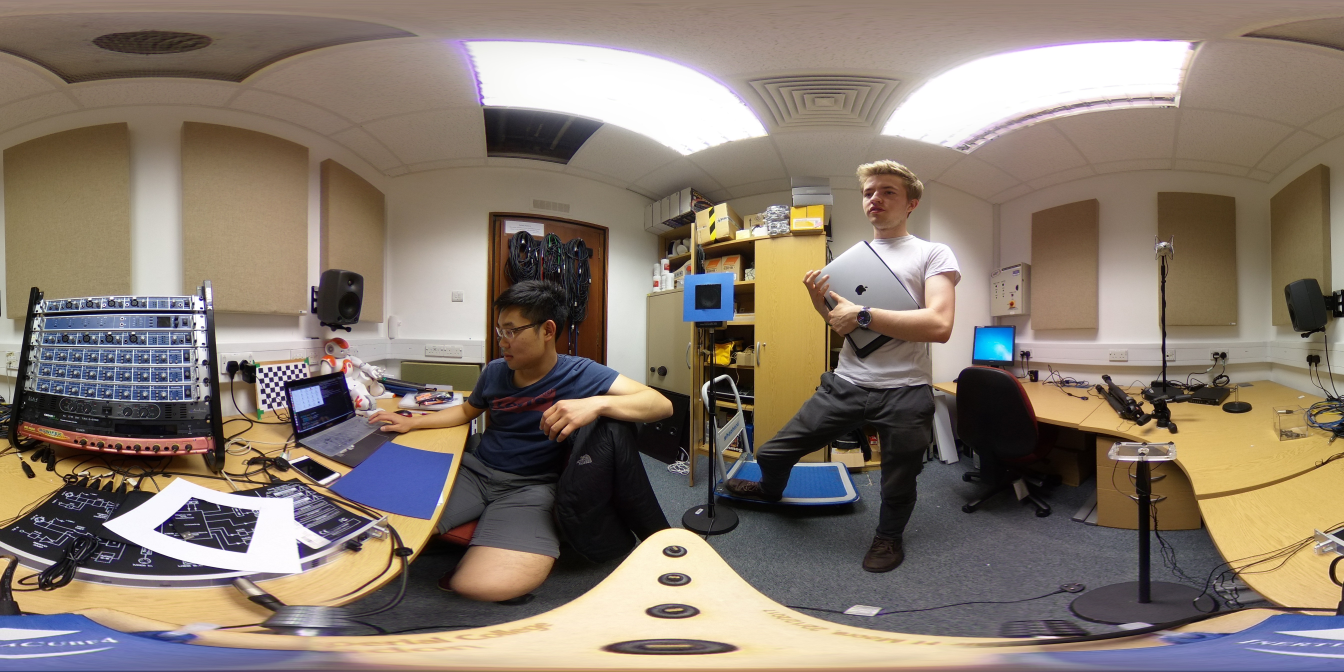
#> input picture src/images/process/raw_image.jpg, 5376 x 2688 px, found by its file name (shown at 1/4 size)
$ python main_marker.py   (older library calls are emulated)
#> lines starting #> are read from the running program, lines starting #| are printed output that depends on the picture; after the words box and inside, x2 and y2 are one past the last pixel; in counts of white or black regions, pixels touching at a corner belong together
#> further down, img is the input picture: shape (2688, 5376, 3); mean B, G, R 110.9, 122.7, 135.6
### src/toolbox.py
######################################### Toolbox ########################################
import numpy as np
import cv2

# For remap function
from numpy import pi
from PIL import Image
import sys

# For perspective shift function:
import os

################ Global Variables ################
font = cv2.FONT_HERSHEY_SIMPLEX

################ Functions ################

######## Horizontal Plane Speaker Detection ########
def setEdgeParameters(img):
	# Description: Adaptive thresholds for Canny Edge Detection
	# Input: Image
	# Output: Upper and Lower thresholds for Canny Edge Detection

	sigma = 0.33
	v = np.median(img)
	lower_threshold = int(max(0, (1.0 - sigma) * v))
	upper_threshold = int(min(255, (1.0 + sigma) * v))

	return lower_threshold, upper_threshold

def getPosition(contour):
	# Description: Obtains the x and y pixel of center of contour
	# Input: Contour
	# Output: Pixel position of contour's center

	M = cv2.moments(contour)
	if M['m00']!=0:
		cX = int(M['m10']/M['m00'])
		cY = int(M['m01']/M['m00'])
	else:
		cX, cY = 0, 0
	return cX, cY

def displayText(img, contour, pixel_threshold):
	# Description: Displays speaker's pixel position on screen
	# Input: Image, contour, current_pixel_threshold

	cX, cY = getPosition(contour)
	position_text = "Speaker Position: " + str(getPosition(contour))
	cv2.putText(img, position_text, (cX, cY - 15), font, 0.5, (0,0,255), 2)
	cv2.putText(img, "x", (cX, cY), font, 0.5, (0, 255, 0), 1)
	cv2.putText(img, str(pixel_threshold), (cX, cY - 30), font, 0.5, (0,0,255), 2)

def getTrueAzimuth(theta, phi, pixel_position):
	# Description: Translates xy pixel positions along with camera directions into true azimuths
	# Input: Camera direction and pixel positions in those directions
	# Output: True Azimuth and Inclination

	# RICOH Theta Resolution: 5376x2688 pixels
	x, y = pixel_position
	pixel_center_x = 638 #653 #672


	### Calculating Azimuth:
	#14.93 pixels = 1 azimuth degree
	pixel_azimuth = x - pixel_center_x

	if theta == 0: # If looking directly forward
		if pixel_azimuth > 0: # Right half of perspective
			azimuth = round((pixel_azimuth/14.93), 2)

		elif pixel_azimuth < 0: # Left half of perspective
			azimuth = round((pixel_azimuth/14.93), 2) + 360

		else:
			azimuth = theta

	elif theta != 0: # If looking any other direction
		if pixel_azimuth > 0: # Right half of perspective
			azimuth = round((pixel_azimuth/14.93), 2) + theta

		elif pixel_azimuth < 0: # Left half of perspective
			azimuth = round((pixel_azimuth/14.93), 2) + theta

		else:
			azimuth = theta

	return azimuth

def getTrueElevation(theta, phi, pixel_position):
	x, y = pixel_position
	pixel_center_y = 664 #675 #672

	### Calculating Elevation:
	# 14.93 pixels = 1 elevation degree
	pixel_elevation = pixel_center_y - y # Since the pixel index starts from top to bottom

	if pixel_elevation > 0: # Top half of perspective
		elevation = round((pixel_elevation/14.93), 2) + phi

	elif pixel_elevation < 0: # Bottom half of perspective
		elevation = round((pixel_elevation/14.93), 2) + phi

	else:
		elevation = phi

	return elevation

# [36 lines left out: functions extendImage, filterSpeakerColour, not called in this run]

def findSpeaker(contour):
	# Description: Algorithm to find distinguish speaker contour
	# Input: Contour
	# Output: foundSpeaker flag and contour

	perimeter = cv2.arcLength(contour, True)
	epsilon = 0.01*perimeter
	approx = cv2.approxPolyDP(contour, epsilon, True)

	if len(approx) == 4:
		(x,y,w,h) = cv2.boundingRect(approx)
		aspect_ratio = w/float(h)
		area = cv2.contourArea(contour)
		hullArea = cv2.contourArea(cv2.convexHull(contour))
		solidity = area/float(hullArea)

		# Check for Flags:
		keepSolidity = solidity > 0.9
		keepAspectRatio = aspect_ratio >= 0.95 and aspect_ratio <= 1.1
		keepDims = w > 50 and h > 50

		# Found Speaker:
		if keepAspectRatio and keepSolidity and keepDims:
			return True, [approx]
		else:
			return False, []
	else:
		return False, []

def detectSpeaker(img, troubleshoot_flag):
	# Description: Does a binary intensity sweep to detect and outline speaker in the image;
	#			   Troubleshoot flag used to trigger canny edge and removes loop break after finding speaker
	# Input: Image, Troubleshoot Flag (True or False)
	# Output: Pixel position (1x2 array), Contour Area

	# Initialisation:
	cv2.namedWindow('output_img', cv2.WINDOW_NORMAL)
	cv2.resizeWindow('output_img', 1000, 800)

	if (troubleshoot_flag == True):
		cv2.namedWindow('output_edged', cv2.WINDOW_NORMAL) # Canny Edge Window Initialisation
		cv2.resizeWindow('output_edged', 1000, 800)
		cv2.namedWindow('filtered', cv2.WINDOW_NORMAL) # Colour Filter Window Initialisation
		cv2.resizeWindow('filtered', 1000, 800)

	pixel_threshold = 10
	foundSpeaker = False
	canny_low, canny_high = setEdgeParameters(img)

	# Image Pre-processing:
	gray_img = cv2.cvtColor(img, cv2.COLOR_BGR2GRAY)
	blurred = cv2.GaussianBlur(gray_img, (5,5), 0)

	# Speaker Detection Loop:
	# Troubleshooting Routine
	if (troubleshoot_flag == True):
		while(pixel_threshold != 256):
			# Binary intensity sweep
			ret, th1 = cv2.threshold(blurred, pixel_threshold, 255, cv2.THRESH_BINARY_INV)

			# Canny Edge Detection post-binary sweep
			edged = cv2.Canny(th1, canny_low, canny_high)
			edged = cv2.dilate(edged, None, iterations = 1)
			edged = cv2.erode(edged, None, iterations = 1)

			# Display Canny Edge Changes
			cv2.imshow('output_edged', edged)

			# Display filtered image
			cv2.imshow('filtered', img)

			# Find Contours:
			output, contours, hierarchy = cv2.findContours(
												edged,
												cv2.RETR_EXTERNAL,
												cv2.CHAIN_APPROX_SIMPLE
												)
			# https://docs.opencv.org/3.4.0/d9/d8b/tutorial_py_contours_hierarchy.html

			# Loop through all contours to find possible contours of speaker
			for c in contours:
				foundSpeaker, approx = findSpeaker(c)

				if foundSpeaker:
					cv2.drawContours(img, approx, -1, (0,0,255), 2)
					displayText(img, c, pixel_threshold)
					cv2.imshow('output_img', img)
					if 0xFF == ord('q'):
						break

			if pixel_threshold < 256:
				pixel_threshold += 3

			if cv2.waitKey(1) & 0xFF == ord('q'):
				break

	# Normal Routine
	elif (troubleshoot_flag == False): # Loop Breaks once Speaker is found
		while(foundSpeaker == False):
			# Binary intensity sweep
			ret, th1 = cv2.threshold(blurred, pixel_threshold, 255, cv2.THRESH_BINARY_INV)

			# Canny Edge Detection post-binary sweep
			edged = cv2.Canny(th1, canny_low, canny_high)
			edged = cv2.dilate(edged, None, iterations = 1)
			edged = cv2.erode(edged, None, iterations = 1)

			# Finding and Drawing Contour:
			output, contours, hierarchy = cv2.findContours(
												edged,
												cv2.RETR_EXTERNAL,
												cv2.CHAIN_APPROX_SIMPLE
												)
			# https://docs.opencv.org/3.4.0/d9/d8b/tutorial_py_contours_hierarchy.html

			for c in contours:
				foundSpeaker, approx = findSpeaker(c)

				if foundSpeaker:
					cv2.drawContours(img, approx, -1, (0,0,255), 2)
					displayText(img, c, pixel_threshold)
					cv2.imshow('output_img', img)
					return getPosition(c)
					#return getPosition(c), cv2.contourArea(c)

			if pixel_threshold < 256:
				pixel_threshold += 2 # Note that changing this will affect the break point

			if pixel_threshold == 256:
				print('Speaker not found')
				return (None,None)

			# Used after analysing resulting image
			if cv2.waitKey(1) & 0xFF == ord('q'):
				return (None, None)


def filterMarkerColour(img):
	# Description: Applies a colour mask to filter out other objects in image
	# Input: Image
	# Output: Mask

	# Filter Values:
	low_blue = 0
	low_green = 0
	low_red = 0
	high_blue = 075
	high_green = 052
	high_red = 143

	BGRLOW=np.array([low_blue, low_green, low_red])
	BGRHIGH=np.array([high_blue, high_green, high_red])

	mask = cv2.inRange(img, BGRLOW, BGRHIGH)
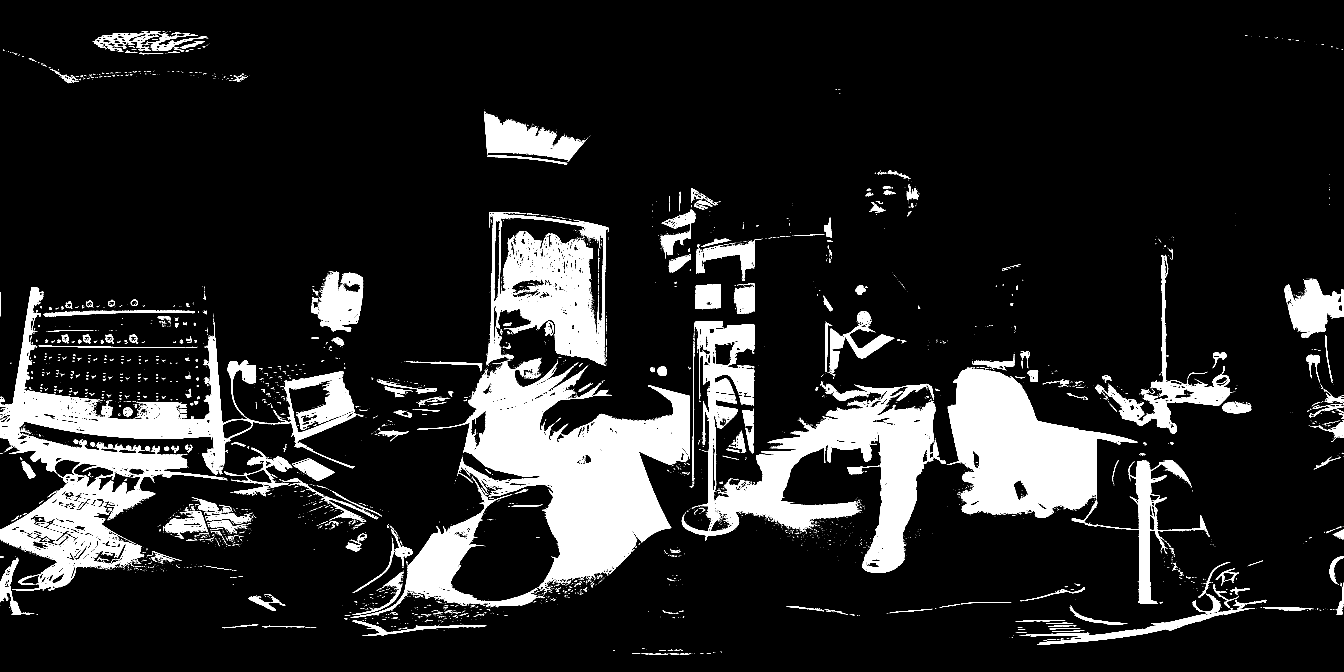
#> mask: shape (2688, 5376) (shown at 1/4 size); 13.1% white; 6862 white regions (5931 under 20 px), largest, box (x1, y1, x2, y2) and area: (1668, 1433, 2760, 2354) 391260, (0, 1148, 1430, 2364) 307712, (2727, 1284, 3741, 2292) 282264

	output_img = cv2.bitwise_and(img, img, mask = mask)
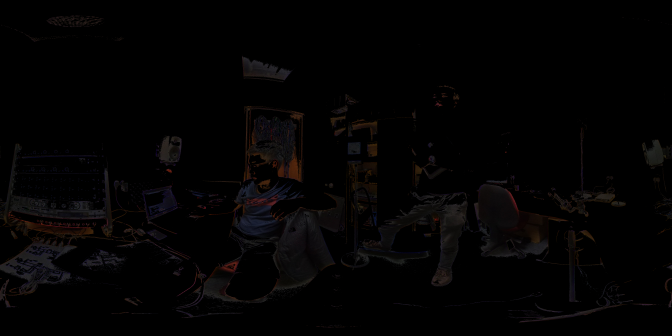
#> output_img: shape (2688, 5376, 3) (shown at 1/8 size); mean B, G, R 2.7, 2.7, 3.5

	return output_img

# [88 lines left out: functions findMarker, detectMarker, not called in this run]

######## Image Warping (For 360 Detection) ########

### For Perspective Shifts:
# https://github.com/fuenwang/Equirec2Perspec
# http://paulbourke.net/miscellaneous/sphere2persp/

class Equirectangular:
    def __init__(self, img_name):
#> called with img_name = 'images/process/filtered_image.jpg'
        self._img = cv2.imread(img_name, cv2.IMREAD_COLOR)
        [self._height, self._width, _] = self._img.shape
        #cp = self._img.copy()
        #w = self._width
        #self._img[:, :w/8, :] = cp[:, 7*w/8:, :]
        #self._img[:, w/8:, :] = cp[:, :7*w/8, :]


    def GetPerspective(self, FOV, THETA, PHI, height, width, RADIUS = 128):
        #
        # THETA is left/right angle, PHI is up/down angle, both in degree
        #

        equ_h = self._height
        equ_w = self._width
        equ_cx = (equ_w - 1) / 2.0
        equ_cy = (equ_h - 1) / 2.0

        wFOV = FOV
        hFOV = float(height) / width * wFOV

        c_x = (width - 1) / 2.0
        c_y = (height - 1) / 2.0

        wangle = (180 - wFOV) / 2.0
        w_len = 2 * RADIUS * np.sin(np.radians(wFOV / 2.0)) / np.sin(np.radians(wangle))
        w_interval = w_len / (width - 1)

        hangle = (180 - hFOV) / 2.0
        h_len = 2 * RADIUS * np.sin(np.radians(hFOV / 2.0)) / np.sin(np.radians(hangle))
        h_interval = h_len / (height - 1)
        x_map = np.zeros([height, width], np.float32) + RADIUS
        y_map = np.tile((np.arange(0, width) - c_x) * w_interval, [height, 1])
        z_map = -np.tile((np.arange(0, height) - c_y) * h_interval, [width, 1]).T
        D = np.sqrt(x_map**2 + y_map**2 + z_map**2)
        xyz = np.zeros([height, width, 3], np.float)
        xyz[:, :, 0] = (RADIUS / D * x_map)[:, :]
        xyz[:, :, 1] = (RADIUS / D * y_map)[:, :]
        xyz[:, :, 2] = (RADIUS / D * z_map)[:, :]

        y_axis = np.array([0.0, 1.0, 0.0], np.float32)
        z_axis = np.array([0.0, 0.0, 1.0], np.float32)
        [R1, _] = cv2.Rodrigues(z_axis * np.radians(THETA))
        [R2, _] = cv2.Rodrigues(np.dot(R1, y_axis) * np.radians(-PHI))

        xyz = xyz.reshape([height * width, 3]).T
        xyz = np.dot(R1, xyz)
        xyz = np.dot(R2, xyz).T
        lat = np.arcsin(xyz[:, 2] / RADIUS)
        lon = np.zeros([height * width], np.float)
        theta = np.arctan(xyz[:, 1] / xyz[:, 0])
        idx1 = xyz[:, 0] > 0
        idx2 = xyz[:, 1] > 0

        idx3 = ((1 - idx1) * idx2).astype(np.bool)
        idx4 = ((1 - idx1) * (1 - idx2)).astype(np.bool)

        lon[idx1] = theta[idx1]
        lon[idx3] = theta[idx3] + np.pi
        lon[idx4] = theta[idx4] - np.pi

        lon = lon.reshape([height, width]) / np.pi * 180
        lat = -lat.reshape([height, width]) / np.pi * 180
        lon = lon / 180 * equ_cx + equ_cx
        lat = lat / 90 * equ_cy + equ_cy
        # [4 lines of commented-out code are left out]

        persp = cv2.remap(self._img, lon.astype(np.float32), lat.astype(np.float32), cv2.INTER_CUBIC, borderMode=cv2.BORDER_WRAP)
        return persp

def scanPerspectives(img, troubleshoot_flag):
	# Description: Generates images of the perspective of a virtual camera at the middle of a sphere
	# Input: Image
	# Output: Perspective images

	fov = 90
	height = 1344
	width = 1344
	phi = 0

	# Initialising list of azimuths and elevations obtained from different perspectives
	azimuth = []
	elevation = []

	# Generate map:
	equ = Equirectangular(img)

	# Scan image:
	# Faces, Edges and Corners:
	for theta in range (0, 360, 45):
		for phi in range (-45, 90, 45):
			imgOut = equ.GetPerspective(fov, theta, phi, height, width)
			if (troubleshoot_flag == True):
				cv2.namedWindow('imgOut', cv2.WINDOW_NORMAL) # Canny Edge Window Initialisation
				cv2.resizeWindow('imgOut', 1000, 800)
				cv2.imshow('imgOut', imgOut)
			pixel_position = detectSpeaker(imgOut, False)
			# pixel_position = detectMarker(imgOut)

			if pixel_position != (None, None):
				print('Speaker found when facing azimuth: ' + str(theta) + ' and inclination: ' + str(phi))
				azimuth.append(getTrueAzimuth(theta, phi, pixel_position))
				elevation.append(getTrueElevation(theta, phi, pixel_position))
#> this loop made 8 passes; (key q is pressed on pass 1)
#> pass 1, in GetPerspective, `persp = cv2.remap(self._img, lon.astype(np.float32), lat.astype(np.flo..`:
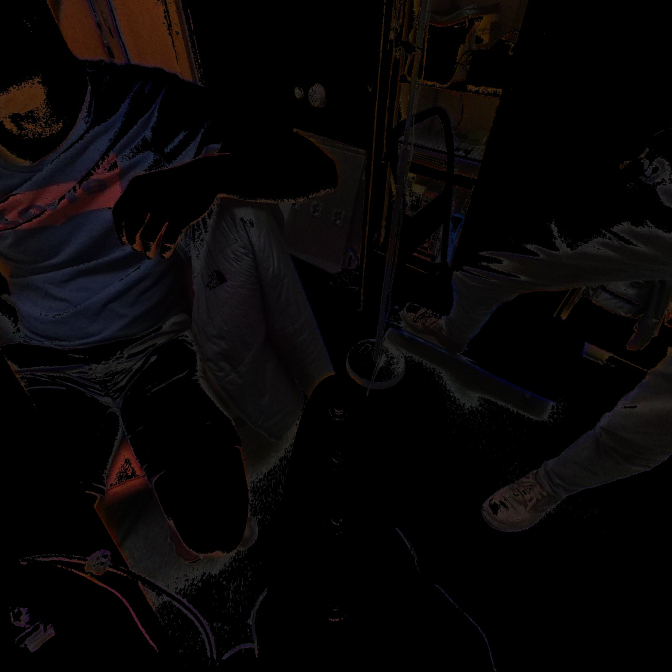
#> persp: shape (1344, 1344, 3) (shown at 1/2 size); mean B, G, R 6.2, 5.9, 7.8
#> pass 1, in detectSpeaker, `ret, th1 = cv2.threshold(blurred, pixel_threshold, 255, cv2.THRESH_BIN..`:
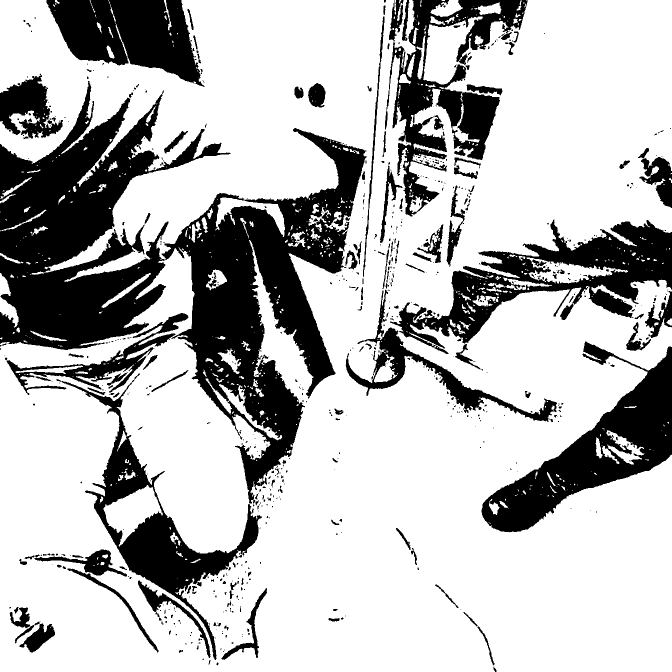
#> th1: shape (1344, 1344) (shown at 1/2 size); 73.1% white; 714 black regions (540 under 20 px), largest, box (x1, y1, x2, y2) and area: (0, 162, 733, 1007) 214278, (963, 683, 1344, 1065) 46732, (780, 439, 1344, 708) 46655

	# Top and Bottom:
	for phi in range (-90, 180, 90):
		theta = 0
		imgOut = equ.GetPerspective(fov, theta, phi, height, width)
		pixel_position = detectSpeaker(imgOut, False)
		# pixel_position = detectMarker(imgOut)

		if pixel_position != (None, None):
			print('Speaker found when facing azimuth: ' + str(theta) + ' and inclination: ' + str(phi))
			azimuth.append(getTrueAzimuth(theta, phi, pixel_position))
			elevation.append(getTrueElevation(theta, phi, pixel_position))
#> this loop made 3 passes
#> pass 1, in GetPerspective (call 25), `persp = cv2.remap(self._img, lon.astype(np.float32), lat.astype(np.flo..`:
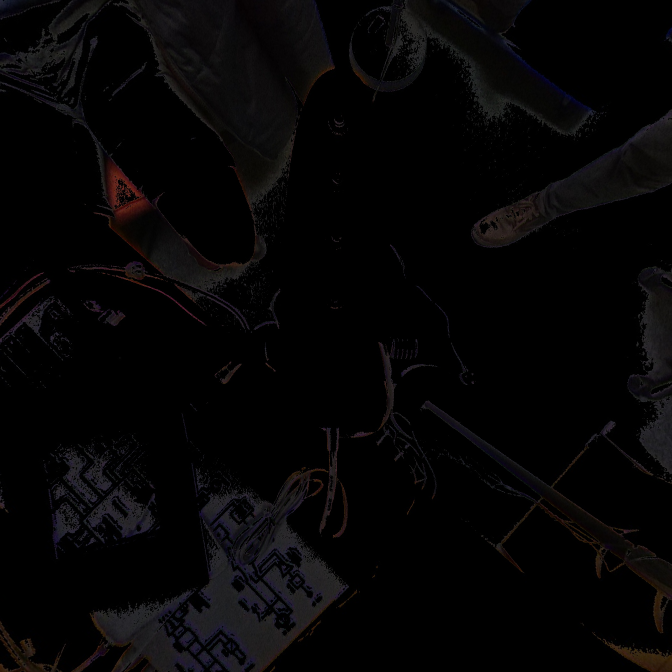
#> persp: shape (1344, 1344, 3) (shown at 1/2 size); mean B, G, R 5.3, 4.8, 5.6
#> pass 1, in detectSpeaker (call 25), `ret, th1 = cv2.threshold(blurred, pixel_threshold, 255, cv2.THRESH_BIN..`:
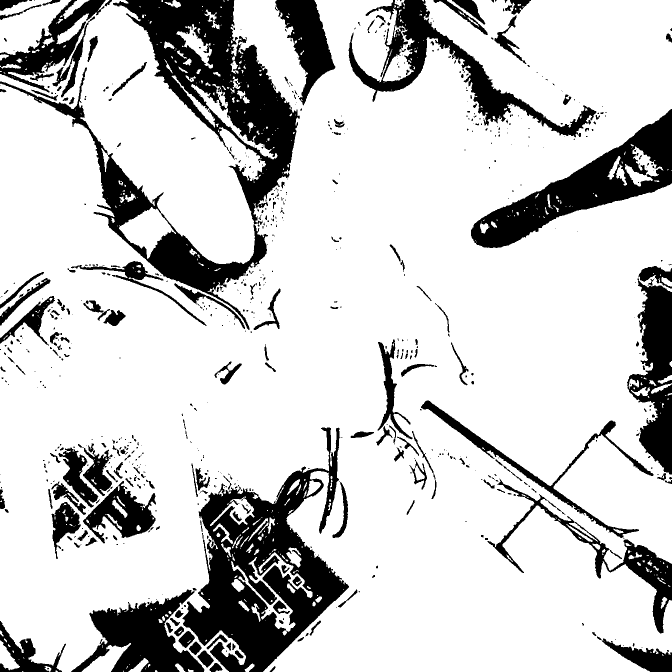
#> th1: shape (1344, 1344) (shown at 1/2 size); 80.3% white; 747 black regions (520 under 20 px), largest, box (x1, y1, x2, y2) and area: (365, 855, 698, 1344) 65342, (226, 0, 600, 448) 54139, (942, 218, 1344, 496) 33348
#> after the loop:
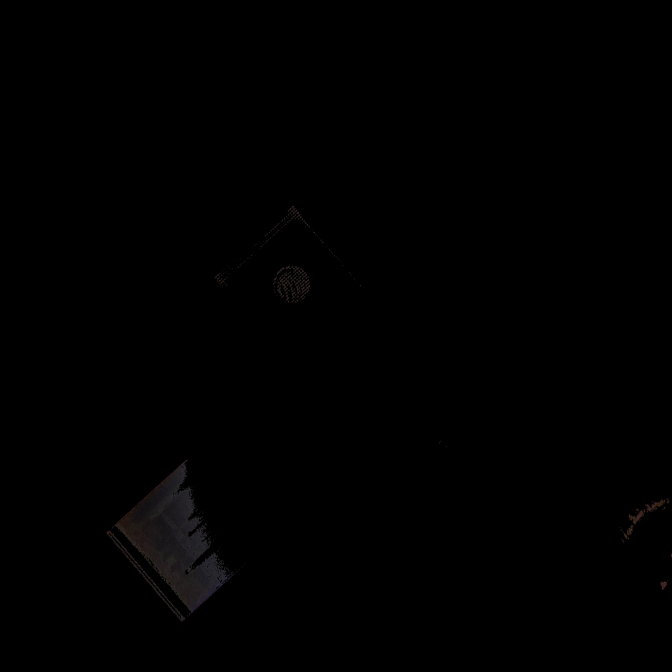
#> imgOut: shape (1344, 1344, 3) (shown at 1/2 size); mean B, G, R 0.6, 0.6, 0.7
#> after the loop, azimuth = [9.91, 9.91]; elevation = [8.1, 8.1]


	# Return true averaged position:
	if len(azimuth) > 1:
		true_azimuth = round(sum(azimuth)/len(azimuth), 2)
#> true_azimuth = 9.91
	else:
		true_azimuth = azimuth[0]

	if len(elevation) > 1:
		true_elevation = round(sum(elevation)/len(elevation), 2)
#> true_elevation = 8.1
	else:
		true_elevation = elevation[0]

	return true_azimuth, true_elevation


### For Cube Map:
# [96 lines left out: functions genMapData, remapImage, not called in this run]

	# References:
	# https://pastebin.com/Eeki92Zv (key source)
	# https://stackoverflow.com/questions/29678510/convert-21-equirectangular-panorama-to-cube-map (explanation)
	# https://github.com/bingsyslab/360projection


# Unwarping:
# https://hackaday.io/project/12384-autofan-automated-control-of-air-flow/log/41862-correcting-for-lens-distortions
# https://www.pyimagesearch.com/2014/08/25/4-point-opencv-getperspective-transform-example/

### deprecated/main_marker.py
import toolbox as tb
import numpy as np
import cv2
import glob

### Single image detection
source_img = 'images/process/raw_image.jpg'

troubleshoot_flag = True

# Pre-processing:
img = cv2.imread(source_img, 1)
filtered = tb.filterMarkerColour(img)
cv2.imwrite('images/process/filtered_image.jpg', filtered)

# Scan Images:
filtered_img = 'images/process/filtered_image.jpg'

azimuth, elevation = tb.scanPerspectives(filtered_img, troubleshoot_flag)
#> azimuth = 9.91; elevation = 8.1
print('Azimuth: ' + str(azimuth) + ' Elevation: ' + str(elevation))
#| Azimuth: 9.91 Elevation: 8.1

if cv2.waitKey(0) & 0xFF == ord('q'):
#> (key q is pressed here)
	cv2.destroyAllWindows()
